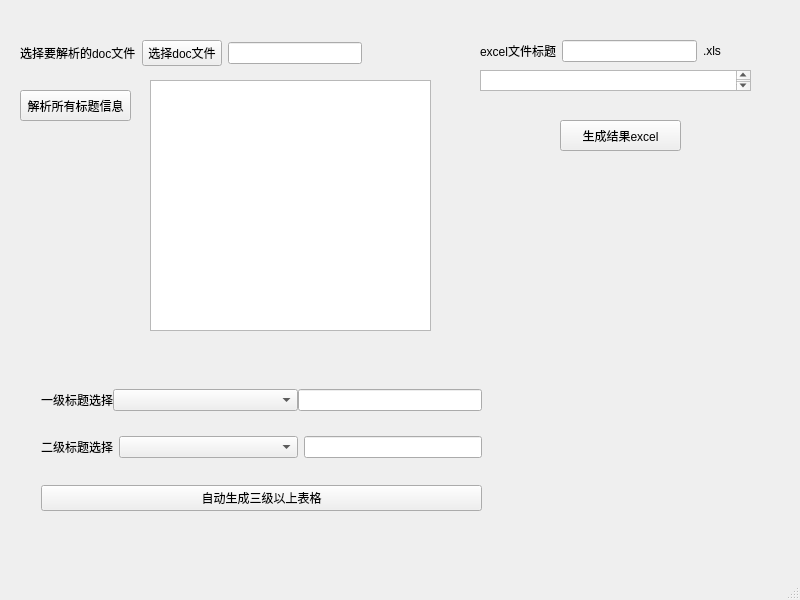
<?xml version="1.0" encoding="UTF-8"?>
<ui version="4.0">
 <class>MainWindow</class>
 <widget class="QMainWindow" name="MainWindow">
  <property name="geometry">
   <rect>
    <x>0</x>
    <y>0</y>
    <width>800</width>
    <height>600</height>
   </rect>
  </property>
  <property name="windowTitle">
   <string>MainWindow</string>
  </property>
  <widget class="QWidget" name="centralwidget">
   <widget class="QWidget" name="layoutWidget1">
    <property name="geometry">
     <rect>
      <x>20</x>
      <y>40</y>
      <width>342</width>
      <height>26</height>
     </rect>
    </property>
    <layout class="QHBoxLayout" name="horizontalLayout">
     <item>
      <widget class="QLabel" name="label">
       <property name="text">
        <string>选择要解析的doc文件</string>
       </property>
      </widget>
     </item>
     <item>
      <widget class="QPushButton" name="fileBtn">
       <property name="text">
        <string>选择doc文件</string>
       </property>
      </widget>
     </item>
     <item>
      <widget class="QLineEdit" name="lineEdit_FilePath"/>
     </item>
    </layout>
   </widget>
   <widget class="QTextEdit" name="xml_title_info">
    <property name="geometry">
     <rect>
      <x>150</x>
      <y>80</y>
      <width>281</width>
      <height>251</height>
     </rect>
    </property>
   </widget>
   <widget class="QPushButton" name="pushButton_xml_header">
    <property name="geometry">
     <rect>
      <x>20</x>
      <y>90</y>
      <width>111</width>
      <height>31</height>
     </rect>
    </property>
    <property name="text">
     <string>解析所有标题信息</string>
    </property>
   </widget>
   <widget class="QTextEdit" name="textEdit">
    <property name="geometry">
     <rect>
      <x>480</x>
      <y>70</y>
      <width>271</width>
      <height>21</height>
     </rect>
    </property>
   </widget>
   <widget class="QPushButton" name="ExcuteResult">
    <property name="geometry">
     <rect>
      <x>560</x>
      <y>120</y>
      <width>121</width>
      <height>31</height>
     </rect>
    </property>
    <property name="text">
     <string>生成结果excel</string>
    </property>
   </widget>
   <widget class="QWidget" name="layoutWidget2">
    <property name="geometry">
     <rect>
      <x>480</x>
      <y>40</y>
      <width>241</width>
      <height>22</height>
     </rect>
    </property>
    <layout class="QHBoxLayout" name="horizontalLayout_5">
     <item>
      <widget class="QLabel" name="label_5">
       <property name="text">
        <string>excel文件标题</string>
       </property>
      </widget>
     </item>
     <item>
      <widget class="QLineEdit" name="ResultName"/>
     </item>
     <item>
      <widget class="QLabel" name="label_6">
       <property name="text">
        <string>.xls</string>
       </property>
      </widget>
     </item>
    </layout>
   </widget>
   <widget class="QWidget" name="layoutWidget3">
    <property name="geometry">
     <rect>
      <x>41</x>
      <y>370</y>
      <width>441</width>
      <height>141</height>
     </rect>
    </property>
    <layout class="QVBoxLayout" name="verticalLayout_2">
     <item>
      <layout class="QVBoxLayout" name="verticalLayout">
       <item>
        <layout class="QHBoxLayout" name="horizontalLayout_2" stretch="0,1,1">
         <property name="spacing">
          <number>0</number>
         </property>
         <property name="sizeConstraint">
          <enum>QLayout::SizeConstraint::SetMaximumSize</enum>
         </property>
         <item>
          <widget class="QLabel" name="label_2">
           <property name="text">
            <string>一级标题选择</string>
           </property>
          </widget>
         </item>
         <item>
          <widget class="QComboBox" name="selectFirstTitle"/>
         </item>
         <item>
          <widget class="QLineEdit" name="lineEdit_first_title"/>
         </item>
        </layout>
       </item>
       <item>
        <layout class="QHBoxLayout" name="horizontalLayout_3" stretch="0,1,1">
         <item>
          <widget class="QLabel" name="label_3">
           <property name="text">
            <string>二级标题选择</string>
           </property>
          </widget>
         </item>
         <item>
          <widget class="QComboBox" name="selectSecondTitle"/>
         </item>
         <item>
          <widget class="QLineEdit" name="lineEdit_second_title"/>
         </item>
        </layout>
       </item>
       <item>
        <layout class="QHBoxLayout" name="horizontalLayout_4" stretch=""/>
       </item>
      </layout>
     </item>
     <item>
      <widget class="QPushButton" name="pushButton_auto_produce">
       <property name="text">
        <string>自动生成三级以上表格</string>
       </property>
      </widget>
     </item>
    </layout>
   </widget>
  </widget>
  <widget class="QMenuBar" name="menubar">
   <property name="geometry">
    <rect>
     <x>0</x>
     <y>0</y>
     <width>800</width>
     <height>33</height>
    </rect>
   </property>
  </widget>
  <widget class="QStatusBar" name="statusbar"/>
 </widget>
 <resources/>
 <connections/>
</ui>
